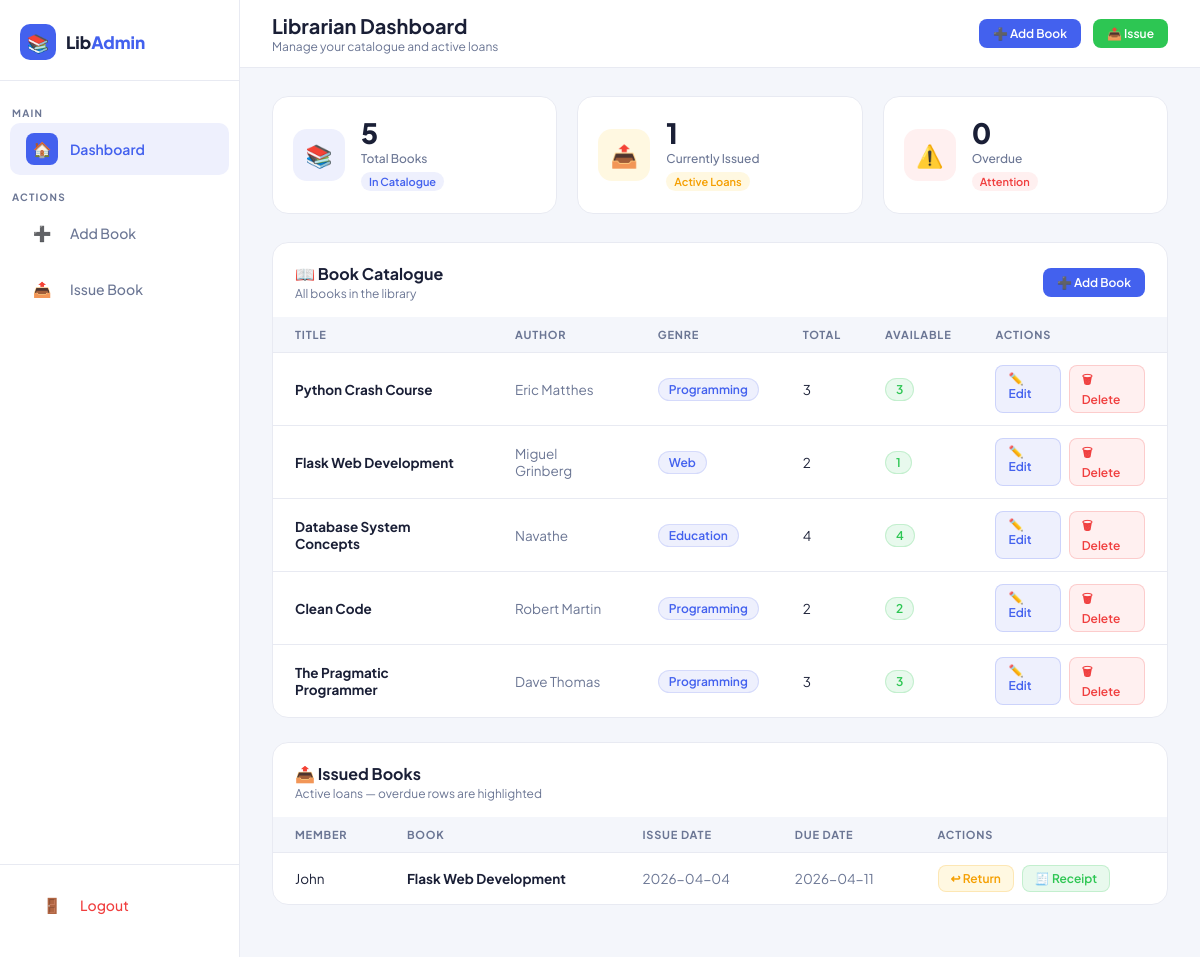
The page /librarian (signed in) on the database its author committed.
### tables this page shows
CREATE TABLE books(
        id               INTEGER PRIMARY KEY,
        title            TEXT,
        author           TEXT,
        genre            TEXT,
        total_copies     INTEGER DEFAULT 1,
        available_copies INTEGER DEFAULT 1
    );

CREATE TABLE transactions(
        id          INTEGER PRIMARY KEY,
        user_id     INTEGER,
        book_id     INTEGER,
        issue_date  TEXT,
        due_date    TEXT,
        return_date TEXT,
        fine        INTEGER DEFAULT 0,
        status      TEXT DEFAULT 'issued',
        FOREIGN KEY(user_id) REFERENCES users(id),
        FOREIGN KEY(book_id) REFERENCES books(id)
    );

CREATE TABLE users(
        id       INTEGER PRIMARY KEY,
        name     TEXT,
        email    TEXT UNIQUE,
        password TEXT,
        role     TEXT DEFAULT 'member'
    );

### app.py (the view)
@app.route('/librarian')
@login_required
@role_required('librarian', 'admin')
def librarian():
    conn = db()
    books = conn.execute("SELECT * FROM books").fetchall()
    tx    = conn.execute("""
        SELECT t.*, u.name user_name, b.title book_title
        FROM transactions t
        JOIN users u ON t.user_id = u.id
        JOIN books b ON t.book_id = b.id
        WHERE t.status = 'issued'
        ORDER BY t.due_date ASC
    """).fetchall()
    today    = datetime.now().strftime('%Y-%m-%d')
    overdue  = [t for t in tx if t['due_date'] < today]
    return render_template("librarian_dashboard.html",
        books=books, transactions=tx, overdue=overdue, today=today
    )

### app.py (called while the page is built)
@app.context_processor
def inject_session():
    return dict(session=session)

def db():
    conn = sqlite3.connect("library.db")
    conn.row_factory = sqlite3.Row
    return conn

def login_required(f):
    @wraps(f)
    def decorated(*args, **kwargs):
        if 'id' not in session:
            return redirect('/')
        return f(*args, **kwargs)
    return decorated

def role_required(*roles):
    def decorator(f):
        @wraps(f)
        def decorated(*args, **kwargs):
            if session.get('role') not in roles:
                return render_template("error.html", message="Access Denied"), 403
            return f(*args, **kwargs)
        return decorated
    return decorator

### Templates/librarian_dashboard.html (shortened to what this page needs)
<!DOCTYPE html>
<html lang="en">
<head>
</head>
<body>
<aside class="sidebar">
  <div class="sb-brand">
    <div class="sb-icon">📚</div>
    <div class="sb-name">Lib<span>Admin</span></div>
  </div>
  <div class="sb-section">Main</div>
  <a href="/librarian" class="active"><div class="ico">🏠</div> Dashboard</a>
  <div class="sb-section">Actions</div>
  <a href="/librarian/add_book"><div class="ico">➕</div> Add Book</a>
  <a href="/librarian/issue_book"><div class="ico">📤</div> Issue Book</a>
  <div class="sb-footer">
    <a href="/logout" class="logout"><div class="ico">🚪</div> Logout</a>
  </div>
</aside>
<div class="main">
  <div class="topbar">
    <div class="tb-left">
      <h1>Librarian Dashboard</h1>
      <p>Manage your catalogue and active loans</p>
    </div>
    <div class="tb-right">
      <a href="/librarian/add_book" class="btn-blue">➕ Add Book</a>
      <a href="/librarian/issue_book" class="btn-blue" style="background:#2dc653">📤 Issue</a>
    </div>
  </div>
  <div class="content">
    <div class="stats-row">
      <div class="stat-card">
        <div class="sc-icon blue">📚</div>
        <div><div class="sc-val">{{ books|length }}</div><div class="sc-lbl">Total Books</div><div class="sc-badge info">In Catalogue</div></div>
      </div>
      <div class="stat-card">
        <div class="sc-icon amber">📤</div>
        <div><div class="sc-val">{{ transactions|length }}</div><div class="sc-lbl">Currently Issued</div><div class="sc-badge warn">Active Loans</div></div>
      </div>
      <div class="stat-card">
        <div class="sc-icon red">⚠️</div>
        <div><div class="sc-val">{{ overdue|length if overdue else 0 }}</div><div class="sc-lbl">Overdue</div><div class="sc-badge" style="background:var(--red-soft);color:var(--red)">Attention</div></div>
      </div>
    </div>
    <div class="card">
      <div class="card-hdr">
        <div><h2>📖 Book Catalogue</h2><p>All books in the library</p></div>
        <a href="/librarian/add_book" class="btn-blue">➕ Add Book</a>
      </div>
      <div style="overflow-x:auto">
        <table>
          <thead><tr><th>Title</th><th>Author</th><th>Genre</th><th>Total</th><th>Available</th><th>Actions</th></tr></thead>
          <tbody>
            {% for b in books %}
            <tr>
              <td><strong>{{ b.title }}</strong></td>
              <td style="color:var(--sub)">{{ b.author }}</td>
              <td><span class="badge genre">{{ b.genre }}</span></td>
              <td>{{ b.total_copies }}</td>
              <td>
                {% if b.available_copies > 0 %}
                  <span class="badge avail">{{ b.available_copies }}</span>
                {% else %}
                  <span class="badge noavail">0</span>
                {% endif %}
              </td>
              <td>
                <div class="acts">
                  <a class="btn-edit" href="/librarian/edit_book/{{ b.id }}">✏️ Edit</a>
                  <a class="btn-del"  href="/librarian/delete_book/{{ b.id }}" onclick="return confirm('Delete this book?')">🗑 Delete</a>
                </div>
              </td>
            </tr>
            {% endfor %}
          </tbody>
        </table>
      </div>
    </div>
    <div class="card">
      <div class="card-hdr">
        <div><h2>📤 Issued Books</h2><p>Active loans — overdue rows are highlighted</p></div>
      </div>
      <div style="overflow-x:auto">
        <table>
          <thead><tr><th>Member</th><th>Book</th><th>Issue Date</th><th>Due Date</th><th>Actions</th></tr></thead>
          <tbody>
            {% for t in transactions %}
            <tr {% if t.due_date < today %}class="overdue-row"{% endif %}>
              <td>{{ t.user_name }}</td>
              <td><strong>{{ t.book_title }}</strong></td>
              <td style="color:var(--sub)">{{ t.issue_date }}</td>
              <td>
                {% if t.due_date < today %}
                  <span style="color:var(--red);font-weight:600">{{ t.due_date }} ⚠️</span>
                {% else %}
                  <span style="color:var(--sub)">{{ t.due_date }}</span>
                {% endif %}
              </td>
              <td>
                <div class="acts">
                  <a class="btn-ret"   href="/librarian/return_book/{{ t.id }}">↩ Return</a>
                  <a class="btn-print" href="/receipt/{{ t.id }}" target="_blank">🧾 Receipt</a>
                </div>
              </td>
            </tr>
            {% endfor %}
          </tbody>
        </table>
      </div>
    </div>
  </div>
</div>
</body>
</html>

### rows shown on the page
books: title "Python Crash Course", author "Eric Matthes", genre "Programming", total_copies "3", available_copies "3"
books: title "Flask Web Development", author "Miguel Grinberg", genre "Web", total_copies "2", available_copies "1"
books: title "Database System Concepts", author "Navathe", genre "Education", total_copies "4", available_copies "4"
books: title "Clean Code", author "Robert Martin", genre "Programming", total_copies "2", available_copies "2"
books: title "The Pragmatic Programmer", author "Dave Thomas", genre "Programming", total_copies "3", available_copies "3"
transactions: user_name "John", book_title "Flask Web Development", issue_date "2026-04-04", due_date "2026-04-11"

### other values the page prints
{{ books|length }} "5"
{{ transactions|length }} "1"
{{ overdue|length if overdue else 0 }} "0"
